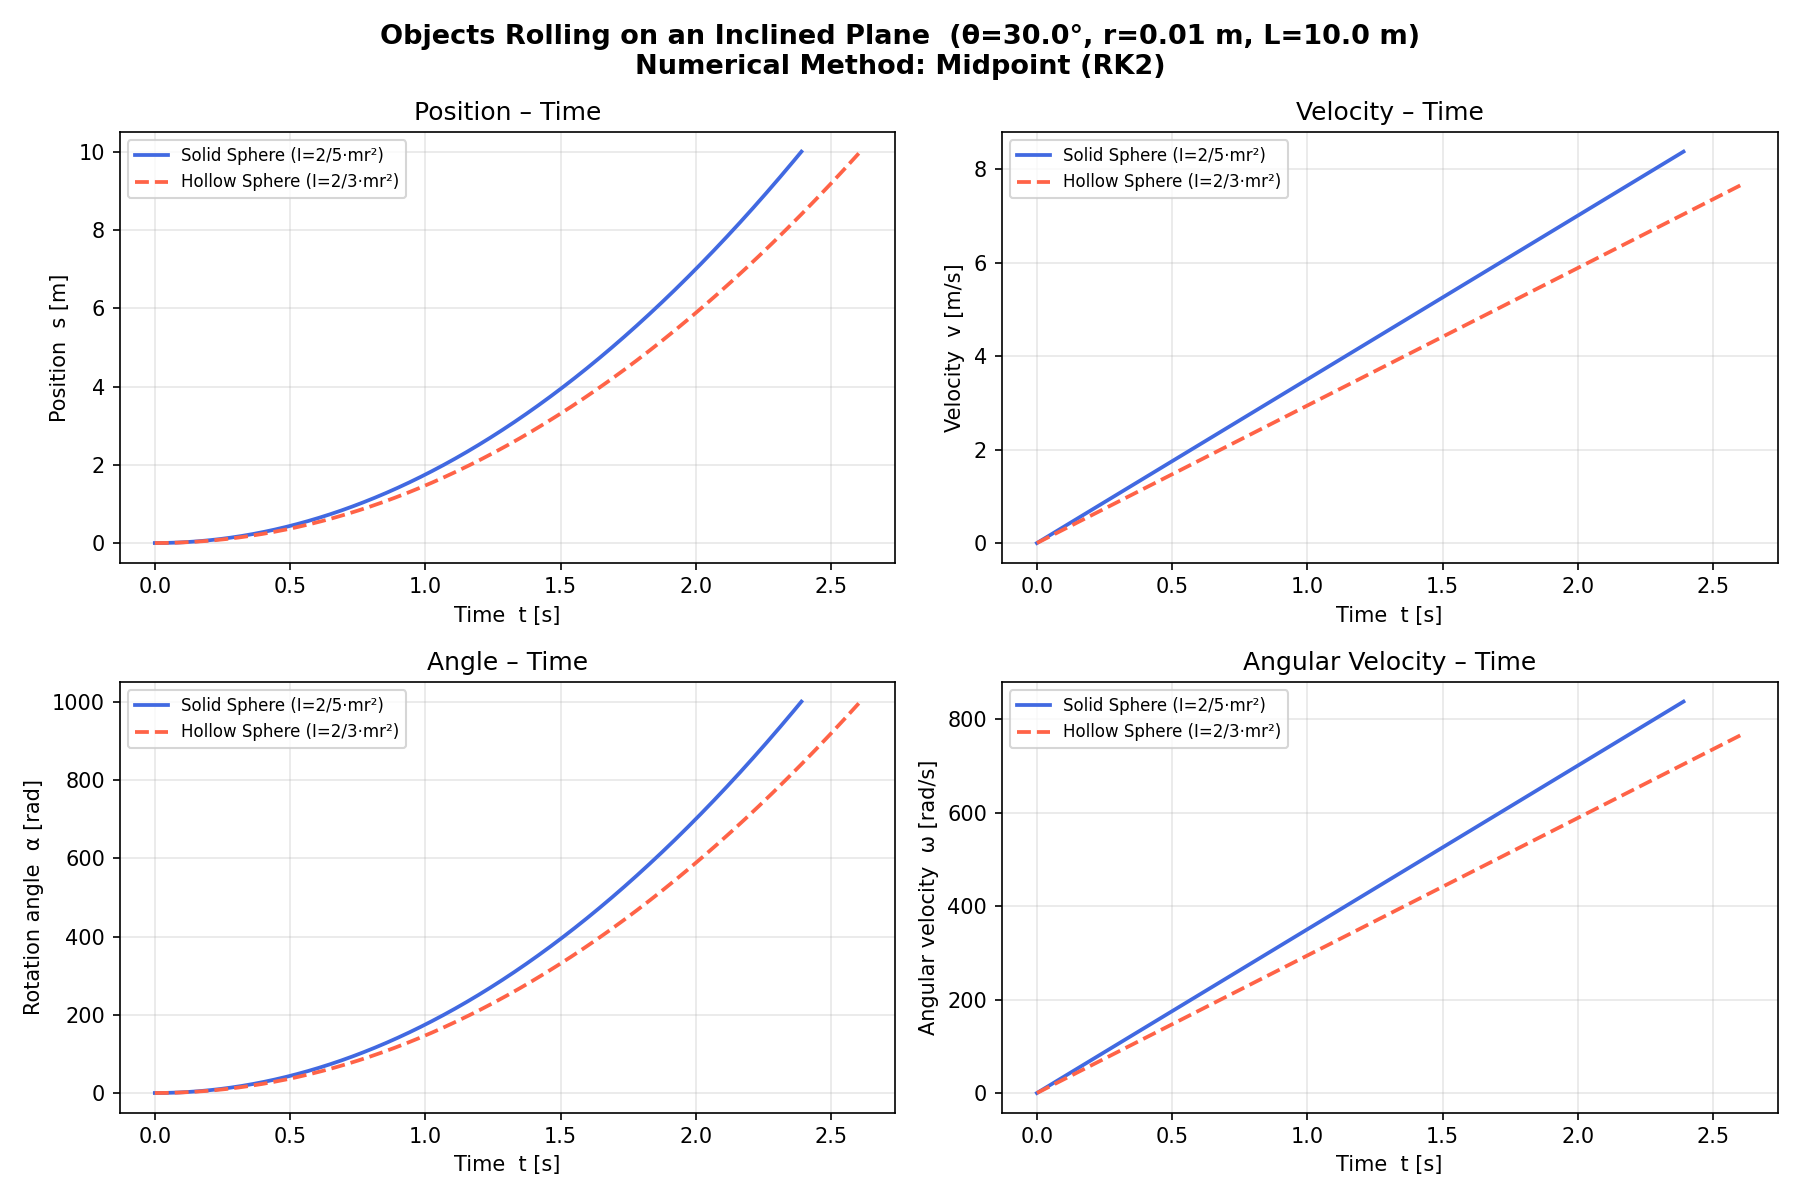

Write the Python code that produced this figure.
from math import sin, radians
import matplotlib.pyplot as plt

# ── Parameters ────────────────────────────────────────────────────────────────
G         = 9.81    # gravitational acceleration  [m/s²]
THETA_DEG = 30.0    # incline angle               [°]
R         = 0.01     # sphere radius               [m]
L         = 10.0     # ramp length                 [m]  (simulation stops when s reaches this)
DT        = 0.001   # time step                   [s]
T_MAX     = 10.0    # maximum simulation time     [s]

THETA = radians(THETA_DEG)
OBJECTS = {
    "Solid Sphere (I=2/5·mr²)":  2 / 5,
    "Hollow Sphere (I=2/3·mr²)": 2 / 3,
}

# ── Physics functions ─────────────────────────────────────────────────────────
def calc_acceleration(i_factor: float) -> float:

    return G * sin(THETA) / (1.0 + i_factor)

def derivatives(state: list[float], a: float) -> list[float]:

    _, v, _, omega = state
    return [v, a, omega, a / R]

def midpoint_step(state: list[float], a: float, dt: float) -> list[float]:

    k1  = derivatives(state, a)
    y_m = [state[i] + (dt / 2.0) * k1[i] for i in range(4)]
    k2  = derivatives(y_m, a)
    return [state[i] + dt * k2[i] for i in range(4)]

def simulate(i_factor: float) -> dict:

    a = calc_acceleration(i_factor)

    t     = 0.0
    state = [0.0, 0.0, 0.0, 0.0]   # [s, v, alpha, omega] initial conditions

    ts, ss, vs, alphas, omegas = [t], [0.0], [0.0], [0.0], [0.0]

    while state[0] < L and t < T_MAX:
        state  = midpoint_step(state, a, DT)
        t     += DT

        ts.append(t)
        ss.append(state[0])
        vs.append(state[1])
        alphas.append(state[2])
        omegas.append(state[3])

    return {"t": ts, "s": ss, "v": vs, "alpha": alphas, "omega": omegas,
            "a": a, "arrival_time": t}

# ── Visualization ─────────────────────────────────────────────────────────────

def plot_results(results: dict[str, dict]) -> None:
    colors  = ["royalblue", "tomato"]
    styles  = ["-",         "--"]

    fig, axes = plt.subplots(2, 2, figsize=(12, 8))
    fig.suptitle(
        f"Objects Rolling on an Inclined Plane  "
        f"(θ={THETA_DEG}°, r={R} m, L={L} m)\n"
        "Numerical Method: Midpoint (RK2)",
        fontsize=13, fontweight="bold"
    )

    panels = [
        (axes[0, 0], "s",     "Position  s [m]",          "Position – Time"),
        (axes[0, 1], "v",     "Velocity  v [m/s]",        "Velocity – Time"),
        (axes[1, 0], "alpha", "Rotation angle  α [rad]",  "Angle – Time"),
        (axes[1, 1], "omega", "Angular velocity  ω [rad/s]", "Angular Velocity – Time"),
    ]

    for (ax, key, ylabel, title), color, style in zip(panels, colors * 2, styles * 2):
        for (label, data), col, ls in zip(results.items(), colors, styles):
            ax.plot(data["t"], data[key], color=col, linestyle=ls,
                    linewidth=1.8, label=label)
        ax.set_xlabel("Time  t [s]")
        ax.set_ylabel(ylabel)
        ax.set_title(title)
        ax.legend(fontsize=8)
        ax.grid(True, alpha=0.3)

    plt.tight_layout()
    plt.savefig("rolling_simulation.png", dpi=150)
    plt.show()
    print("Plot saved as 'rolling_simulation.png'.")

# ── Main program ──────────────────────────────────────────────────────────────

def main() -> None:
    print("=" * 60)
    print("  Inclined Plane Simulation — Midpoint Method")
    print("=" * 60)
    print(f"  g = {G} m/s²  |  θ = {THETA_DEG}°  |  r = {R} m")
    print(f"  Ramp length L = {L} m  |  Δt = {DT} s")
    print("-" * 60)

    results = {}
    for name, i_factor in OBJECTS.items():
        data = simulate(i_factor)
        results[name] = data
        print(f"\n{name}")
        print(f"  Acceleration      : a = {data['a']:.4f} m/s²")
        print(f"  Final velocity    : v = {data['v'][-1]:.4f} m/s")
        print(f"  Arrival time      : t = {data['arrival_time']:.4f} s")
        print(f"  Final angular vel : ω = {data['omega'][-1]:.4f} rad/s")
        print(f"  Verification ω=v/r: {data['v'][-1]/R:.4f} rad/s")

    print("\n" + "=" * 60)
    print("  Solid sphere arrives first because it has a smaller")
    print("  moment of inertia (2/5 < 2/3).")
    print("=" * 60)

    plot_results(results)

if __name__ == "__main__":
    main()
